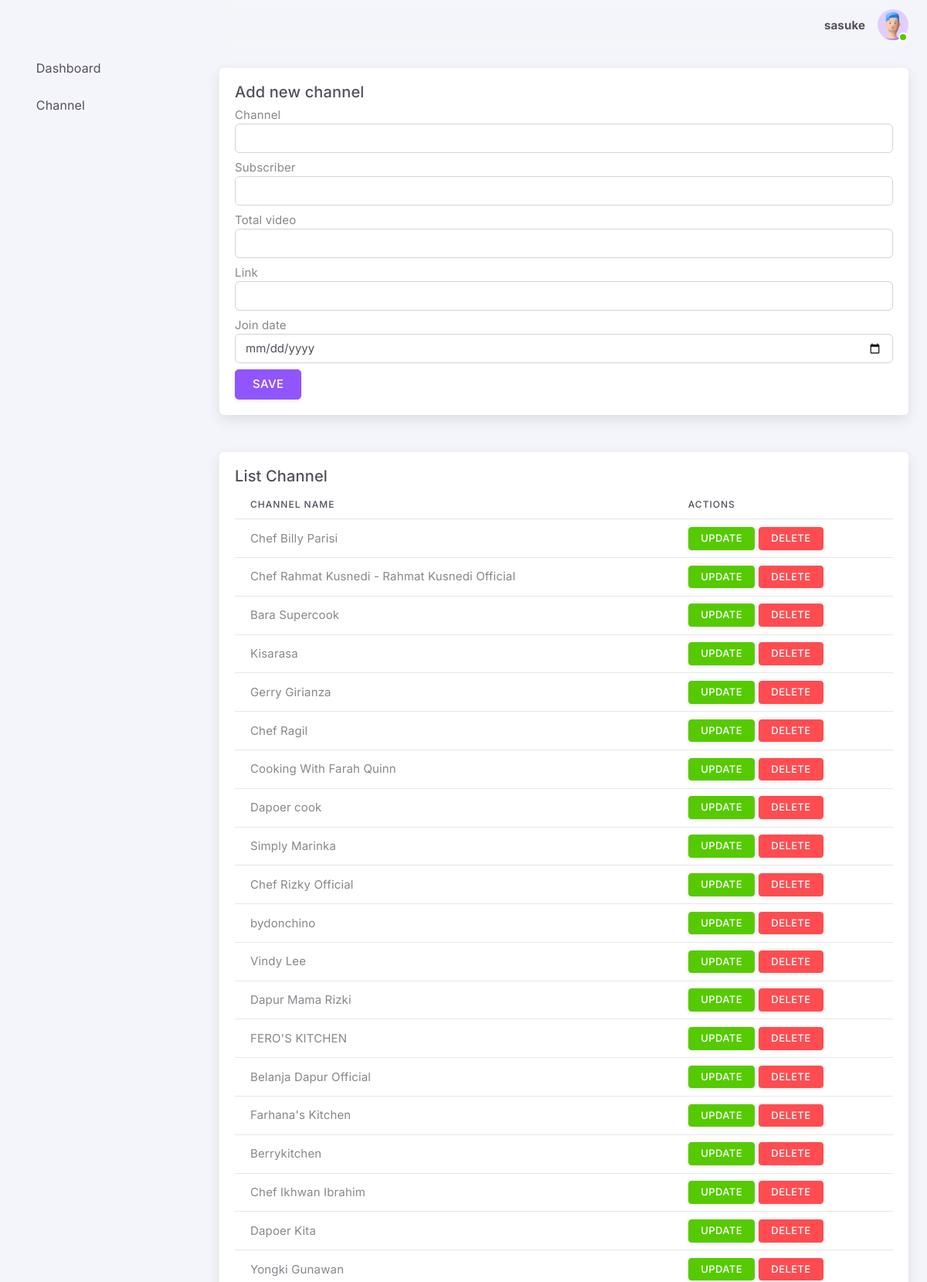
Page /channels/ (signed in, upper part) on the committed database.
### tables this page shows
CREATE TABLE "channels" (
"channel_id" INTEGER,
  "channel" TEXT,
  "subscriber" TEXT,
  "viewer" TEXT,
  "join_date" TEXT,
  "total_video" REAL,
  "link" TEXT
);

### app/routes/channel_routes.py (the view, shortened to what this page needs)
@channel.route('/', methods=['POST', 'GET'])
def index():
    if request.method == 'GET':
        cursor = get_db().execute("SELECT * FROM channels")
        channels = cursor.fetchall()
        return render_template(
            './pages/channel.html',
            channels = channels
        )

### app/__init__.py (called while the page is built)
def get_db():
    if 'db' not in g:
        g.db = sqlite3.connect(app.config['DATABASE'])
        g.db.row_factory = sqlite3.Row
    return g.db

@app.teardown_appcontext
def close_connection(exception):
    db = getattr(g, '_database', None)
    if db is not None:
        db.close()

### app/templates/pages/channel.html (shortened to what this page needs)
{% extends 'base.html' %}
{% block content %}
<div class="row mb-5">
    <div class="col-md-12">
        <div class="card h-100">
        <div class="card-body">
            <h5 class="card-title">Add new channel</h5>
            <form action="{{ url_for('channel.index') }}" method="POST">
                <div class="mb-2">
                    <label for="">Channel</label>
                    <input type="text" name="channel" class="form-control">
                </div>
                <div class="mb-2">
                    <label for="subscriber">Subscriber</label>
                    <input type="number" id="subscriber" name="subscriber" class="form-control" value="">
                </div>
                <div class="mb-2">
                    <label for="total_video">Total video</label>
                    <input type="number" id="total_video" name="total_video" class="form-control" value="">
                </div>
                <div class="mb-2">
                    <label for="link">Link</label>
                    <input type="text" id="link" name="link" class="form-control" value="">
                </div>
                <div class="mb-2">
                    <label for="join_date">Join date</label>
                    <input type="date" id="join_date" name="join_date" class="form-control" value="">
                </div>
                <button type="submit" class="btn btn-primary">Save</button>
            </form>
        </div>
        </div>
    </div>
</div>
<div class="row mb-2">
    <div class="col-md-12">
        <div class="card h-100">
        <div class="card-body">
            <h5 class="card-title">List Channel</h5>
            <table class="table">
                <thead>
                    <tr>
                        <th>Channel name</th>
                        <th>Actions</th>
                    </tr>
                </thead>
                <tbody>
                    {% for channel in channels%}
                    <tr>
                        <td>{{channel.channel}}</td>
                        <td>
                            <a href="{{ url_for('channel.update_channel', id=channel.channel_id) }}" class="btn btn-sm btn-success">Update</a>
                            <a href="{{ url_for('channel.delete', id=channel.channel_id) }}" class="btn btn-sm btn-danger" onclick="delete_confirm()">Delete</a>
                        </td>
                    </tr>
                    {% endfor %}
                </tbody>
            </table>
        </div>
        </div>
    </div>
</div>
{% endblock %}

### app/templates/base.html (style rules this page uses)
* { text-rendering: optimizeLegibility; }

### rows in the picture
channels: channel "Chef Billy Parisi"
channels: channel "Chef Rahmat Kusnedi - Rahmat Kusnedi Official"
channels: channel "Bara Supercook"
channels: channel "Kisarasa"
channels: channel "Gerry Girianza"
channels: channel "Chef Ragil"
channels: channel "Cooking With Farah Quinn"
channels: channel "Dapoer cook"
channels: channel "Simply Marinka"
channels: channel "Chef Rizky Official"
channels: channel "bydonchino"
channels: channel "Vindy Lee"
channels: channel "Dapur Mama Rizki"
channels: channel "FERO'S KITCHEN"
channels: channel "Belanja Dapur Official"
channels: channel "Farhana's Kitchen"
channels: channel "Berrykitchen"
channels: channel "Chef Ikhwan Ibrahim"
channels: channel "Dapoer Kita"
channels: channel "Yongki Gunawan"

### other values in the picture
{{ session['username'] }} "sasuke"
